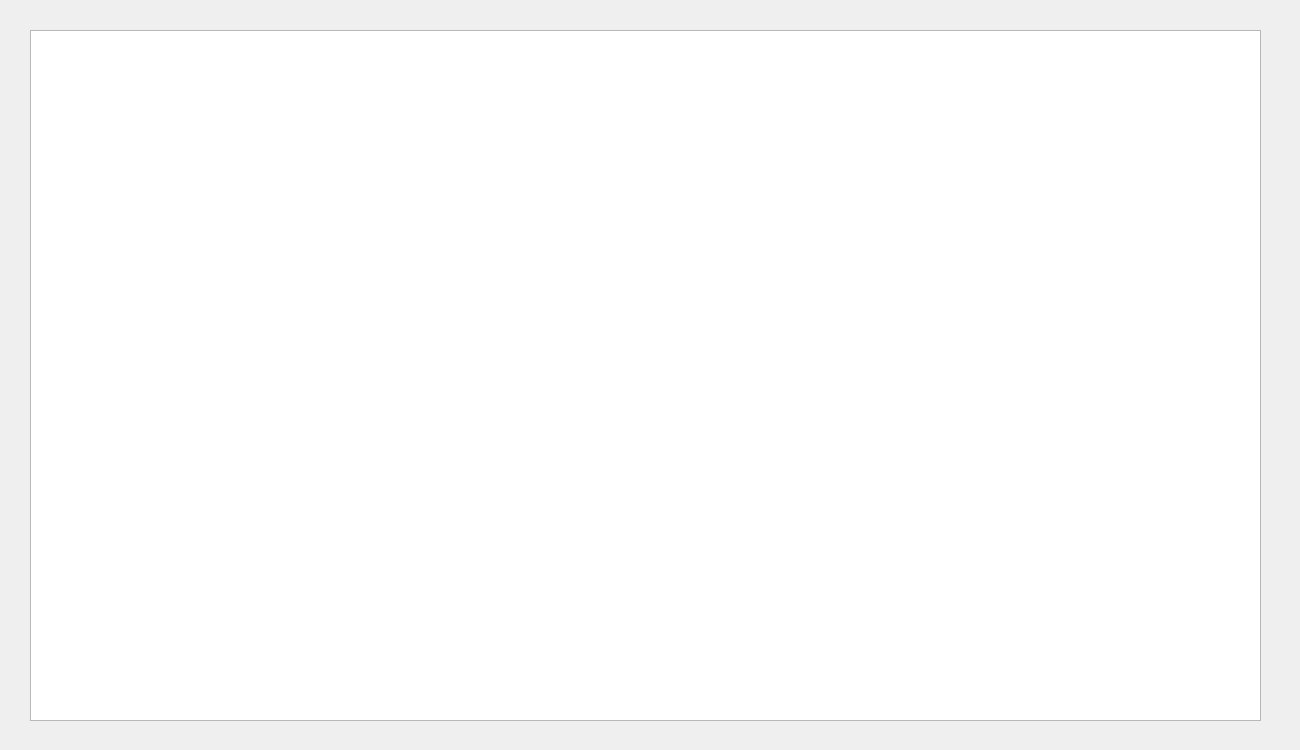
<?xml version="1.0" encoding="UTF-8"?>
<ui version="4.0">
 <class>simulated</class>
 <widget class="QDialog" name="simulated">
  <property name="geometry">
   <rect>
    <x>0</x>
    <y>0</y>
    <width>1300</width>
    <height>750</height>
   </rect>
  </property>
  <property name="windowTitle">
   <string>Dialog</string>
  </property>
  <widget class="QGraphicsView" name="gv_sim">
   <property name="geometry">
    <rect>
     <x>30</x>
     <y>30</y>
     <width>1231</width>
     <height>691</height>
    </rect>
   </property>
  </widget>
 </widget>
 <resources/>
 <connections/>
</ui>
